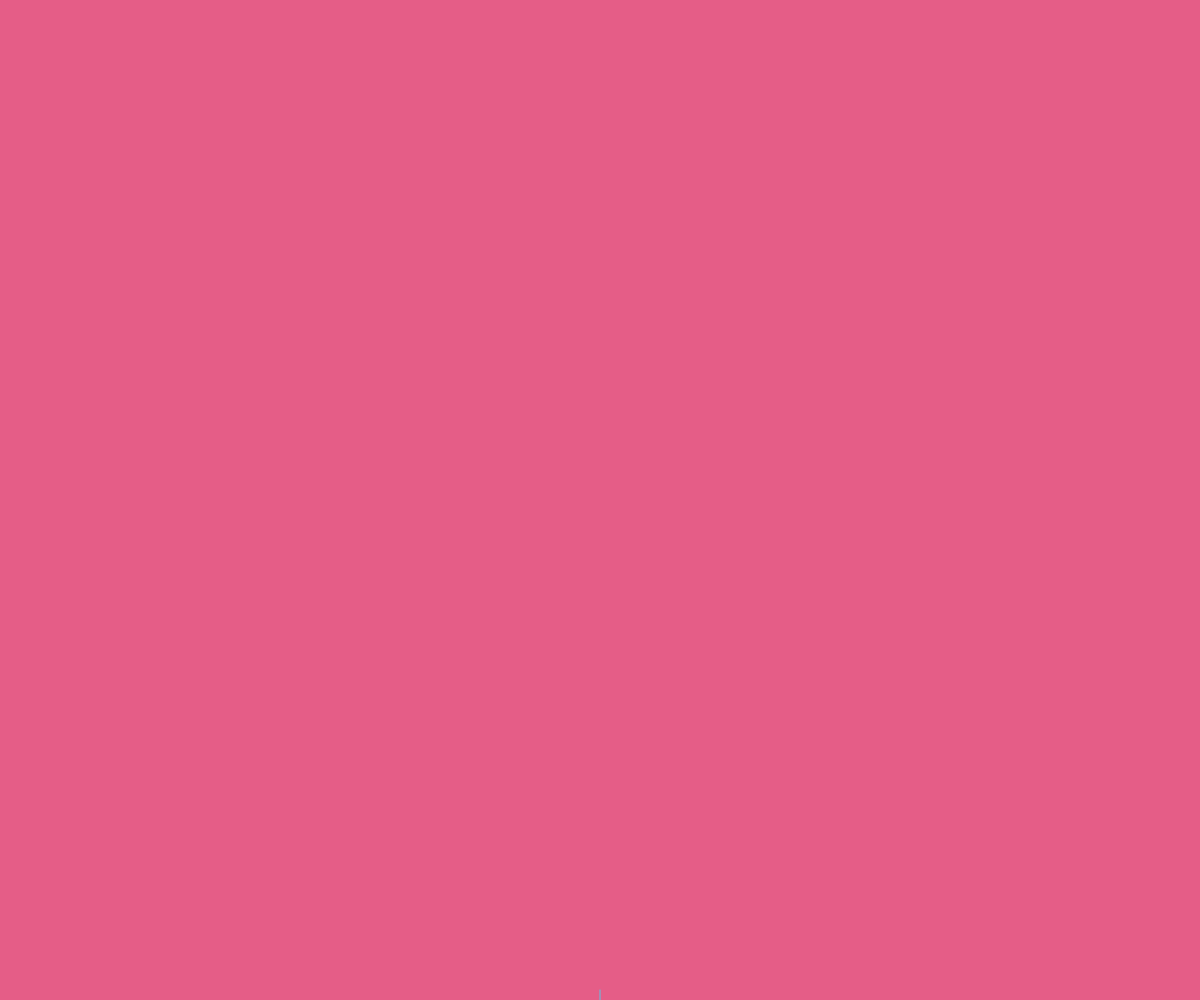
Frame 1 (no input)
Frame 60 (no input): identical to frame 1, image omitted
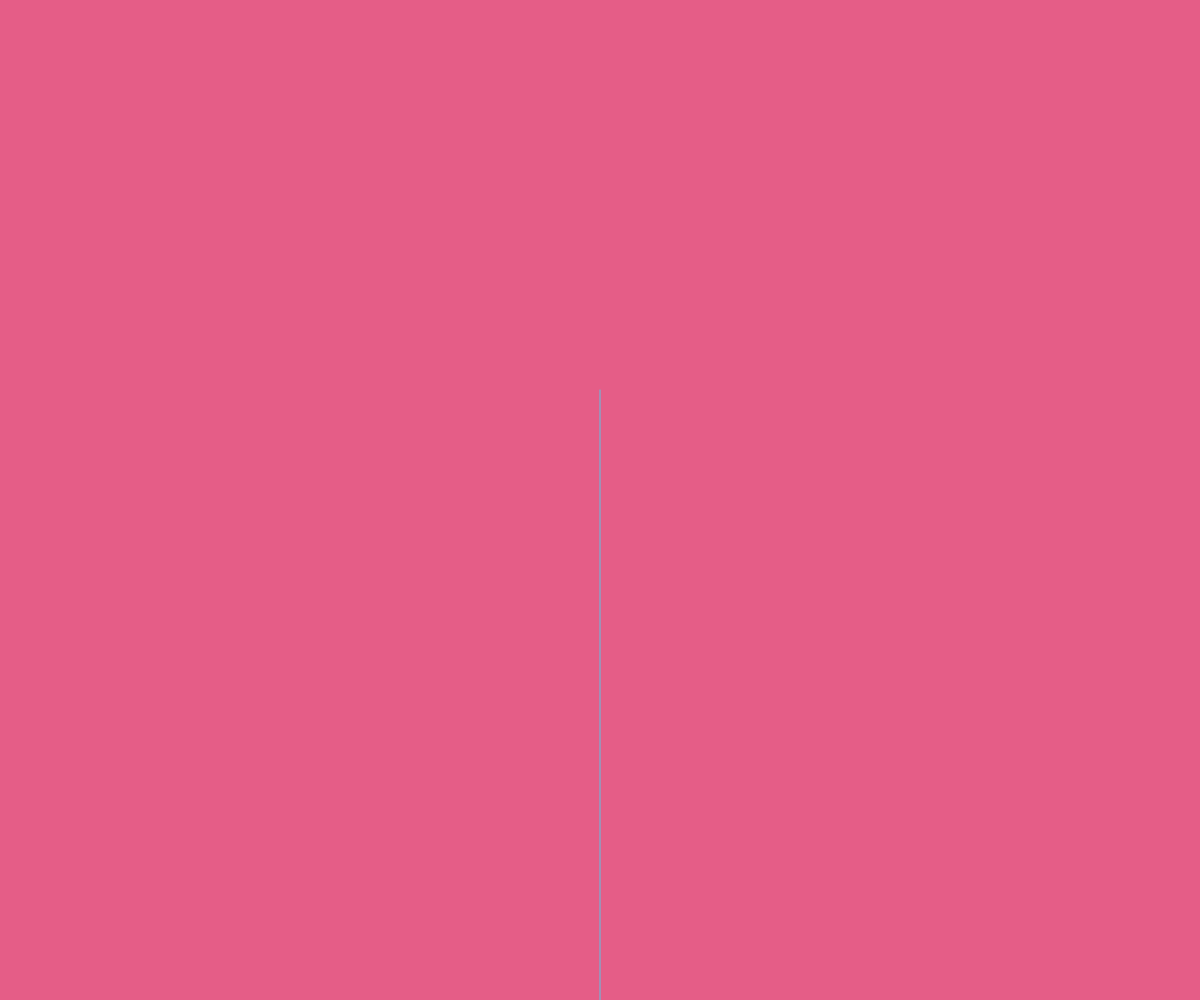
Frame 120 (the mouse pressed at the canvas centre since frame 60)

The p5.js sketch that drew these frames (run headless with seeded random() and noise() and a simulated clock; from frame 60 on, the mouse is pressed at the canvas centre):

// p5.js sketch
// ── sketch.js
var angle = 0;

function setup() {
  createCanvas(windowWidth, windowHeight);
}

function mouseDragged() {
  angle = mouseX / 100;
}

function mouseReleased() {
  angle = mouseX / 100;
}

function draw() {
  background(229, 93, 135);
  stroke(95, 195, 228);
  translate(width / 2, height);
  branch(10 + mouseX);
}

function branch(len) {
  line(0, 0, 0, -len, 0.7);
  translate(pmouseX, pmouseY);
  // translate(0, -len);
  // rotate(mouseX / 100);
  if (len > 10) {
    push();
    rotate(angle);
    branch(len * 0.7);
    pop();
    push();
    rotate(-angle);
    branch(len * 0.7);
    pop();
  }

}
